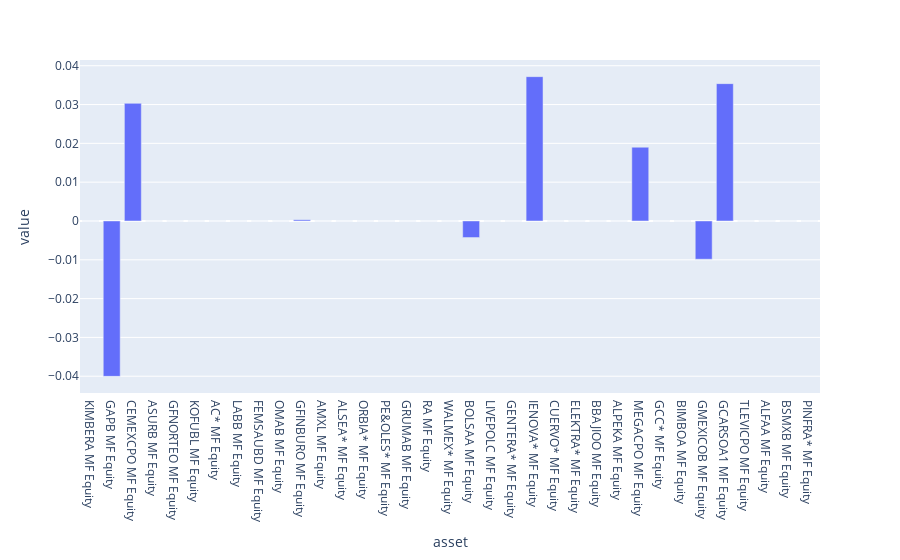

The notebook cell saved with this chart:
### Code cell
#se genera una grafica de barras con los coeficinetes significativos y asset
px.bar(res, x="asset", y="value")

### Figure 1 — Plotly figure (JSON) as saved in the notebook; plotly's stock layout.template omitted (floating-point values rounded to 4 significant figures)
{"data": [{"alignmentgroup": "True", "hovertemplate": "asset=%{x}<br>value=%{y}<extra></extra>", "legendgroup": "", "marker": {"color": "#636efa"}, "name": "", "offsetgroup": "", "orientation": "v", "showlegend": false, "textposition": "auto", "type": "bar", "x": ["KIMBERA MF Equity", "GAPB MF Equity", "CEMEXCPO MF Equity", "ASURB MF Equity", "GFNORTEO MF Equity", "KOFUBL MF Equity", "AC* MF Equity", "LABB MF Equity", "FEMSAUBD MF Equity", "OMAB MF Equity", "GFINBURO MF Equity", "AMXL MF Equity", "ALSEA* MF Equity", "ORBIA* MF Equity", "PE&OLES* MF Equity", "GRUMAB MF Equity", "RA MF Equity", "WALMEX* MF Equity", "BOLSAA MF Equity", "LIVEPOLC MF Equity", "GENTERA* MF Equity", "IENOVA* MF Equity", "CUERVO* MF Equity", "ELEKTRA* MF Equity", "BBAJIOO MF Equity", "ALPEKA MF Equity", "MEGACPO MF Equity", "GCC* MF Equity", "BIMBOA MF Equity", "GMEXICOB MF Equity", "GCARSOA1 MF Equity", "TLEVICPO MF Equity", "ALFAA MF Equity", "BSMXB MF Equity", "PINFRA* MF Equity"], "xaxis": "x", "y": [0, -0.04003, 0.0303, 0, 0, 0, 0, 0, 0, 0, 0.000313, 0, 0, 0, 0, 0, 0, 0, -0.004266, 0, 0, 0.03719, 0, 0, 0, 0, 0.01901, 0, 0, -0.00986, 0.03539, 0, 0, 0, 0], "yaxis": "y"}], "layout": {"barmode": "relative", "legend": {"tracegroupgap": 0}, "margin": {"t": 60}, "xaxis": {"anchor": "y", "domain": [0, 1], "title": {"text": "asset"}}, "yaxis": {"anchor": "x", "domain": [0, 1], "title": {"text": "value"}}}}
